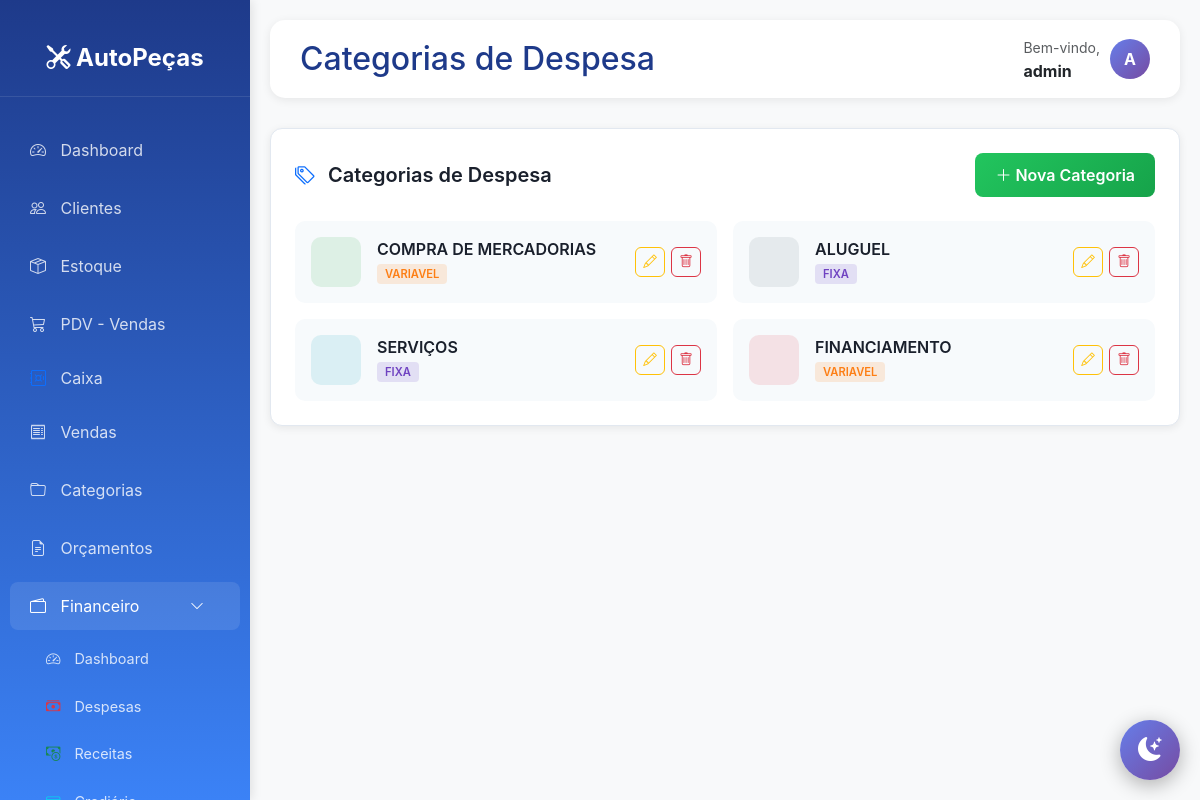
The page /financeiro/categorias/ (signed in) on the database its author committed.
### financeiro/models.py (models this page shows, shortened)
class CategoriaDespesa(models.Model):
    TIPO_CHOICES = [
        ('FIXA', 'Despesa Fixa'),
        ('VARIAVEL', 'Despesa Variável'),
        ('AMBOS', 'Ambos'),
    ]
    nome = models.CharField(max_length=100, verbose_name='Nome')
    tipo = models.CharField(max_length=10, choices=TIPO_CHOICES, default='AMBOS', verbose_name='Tipo')
    icone = models.CharField(max_length=50, default='bi-folder', verbose_name='Ícone',
                             help_text='Classe do ícone Bootstrap (ex: bi-house)')
    cor = models.CharField(max_length=20, default='#6c757d', verbose_name='Cor',
                           help_text='Cor em hexadecimal')
    ativo = models.BooleanField(default=True, verbose_name='Ativo')
    ordem = models.IntegerField(default=0, verbose_name='Ordem de Exibição')
    class Meta:
        verbose_name = 'Categoria de Despesa'
        verbose_name_plural = 'Categorias de Despesas'
        ordering = ['ordem', 'nome']

### financeiro/views.py (the view)
# urls.py: path('categorias/', views.lista_categorias_despesa, name='lista_categorias'),
@login_required
def lista_categorias_despesa(request):
    categorias = CategoriaDespesa.objects.all().order_by('ordem', 'nome')
    context = {
        'categorias': categorias,
    }
    return render(request, 'financeiro/categorias_lista.html', context)

### templates/financeiro/categorias_lista.html (shortened to what this page needs)
{% extends 'base.html' %}
{% block page_title %}Categorias de Despesa{% endblock %}
{% block content %}
<div class="fin-container">
    <div class="main-card">
        <div class="header-section">
            <h5><i class="bi bi-tags text-primary me-2"></i> Categorias de Despesa</h5>
            <a href="{% url 'financeiro:criar_categoria' %}" class="btn btn-novo">
                <i class="bi bi-plus-lg"></i> Nova Categoria
            </a>
        </div>
        <div class="categorias-grid">
            {% for cat in categorias %}
            <div class="categoria-card {% if not cat.ativo %}inativa{% endif %}">
                <div class="categoria-icon" style="background: {{ cat.cor }}20; color: {{ cat.cor }};">
                </div>
                <div class="categoria-info">
                    <h6>{{ cat.nome }}</h6>
                    <small>
                        <span class="tipo-badge {{ cat.tipo|lower }}">{{ cat.get_tipo_display }}</span>
                    </small>
                </div>
                <div class="categoria-acoes">
                    <a href="{% url 'financeiro:editar_categoria' cat.id %}" class="btn btn-acao btn-outline-warning" title="Editar">
                        <i class="bi bi-pencil"></i>
                    </a>
                    <form method="post" action="{% url 'financeiro:deletar_categoria' cat.id %}" style="display: inline;">
                        <button type="submit" class="btn btn-acao btn-outline-danger" title="Excluir" onclick="return confirm('Excluir/desativar esta categoria?');">
                            <i class="bi bi-trash"></i>
                        </button>
                    </form>
                </div>
            </div>
            {% endfor %}
        </div>
    </div>
</div>
{% endblock %}

### templates/base.html (shortened to what this page needs)
<!DOCTYPE html>
<html lang="pt-BR">
<head>
    <link href="https://cdn.jsdelivr.net/npm/bootstrap@5.3.0/dist/css/bootstrap.min.css" rel="stylesheet">
    <link rel="stylesheet" href="https://cdn.jsdelivr.net/npm/bootstrap-icons@1.10.0/font/bootstrap-icons.css">
</head>
<body>
    <div class="sidebar">
        <div class="logo">
            <i class="bi bi-tools"></i> AutoPeças
        </div>
        <nav class="nav flex-column mt-4">
            <a class="nav-link {% if request.path == '/' %}active{% endif %}" href="{% url 'dashboard' %}">
                <i class="bi bi-speedometer2"></i> Dashboard
            </a>
            <a class="nav-link {% if 'clientes' in request.path %}active{% endif %}" href="{% url 'lista_clientes' %}">
                <i class="bi bi-people"></i> Clientes
            </a>
            <a class="nav-link {% if 'estoque' in request.path %}active{% endif %}" href="{% url 'lista_estoque' %}">
                <i class="bi bi-box-seam"></i> Estoque
            </a>
            <a class="nav-link {% if 'pdv' in request.path %}active{% endif %}" href="{% url 'pdv' %}">
                <i class="bi bi-cart3"></i> PDV - Vendas
            </a>
            <a class="nav-link py-2" href="{% url 'financeiro:dashboard_caixa' %}">
                <i class="bi bi-safe text-primary"></i> Caixa
            </a>
            <a class="nav-link {% if 'vendas' in request.path %}active{% endif %}" href="{% url 'lista_vendas' %}">
                <i class="bi bi-receipt"></i> Vendas
            </a>
            <a class="nav-link" href="{% url 'lista_categorias' %}">
                <i class="bi bi-folder"></i> Categorias
            </a>
            <a class="nav-link" href="{% url 'lista_orcamentos' %}">
                <i class="bi bi-file-earmark-text"></i> Orçamentos
            </a>
            <a class="nav-link d-flex justify-content-between align-items-center {% if 'financeiro' in request.path %}active{% endif %}"
            data-bs-toggle="collapse" href="#menuFinanceiro" role="button"
            aria-expanded="{% if 'financeiro' in request.path %}true{% else %}false{% endif %}">
                <span><i class="bi bi-wallet2"></i> Financeiro</span>
                <i class="bi bi-chevron-down small"></i>
            </a>
            <div class="collapse {% if 'financeiro' in request.path %}show{% endif %}" id="menuFinanceiro">
                <nav class="nav flex-column ms-3" style="font-size: 0.9rem;">
                    <a class="nav-link py-2" href="{% url 'financeiro:dashboard' %}">
                        <i class="bi bi-speedometer2"></i> Dashboard
                    </a>
                    <a class="nav-link py-2" href="{% url 'financeiro:lista_contas' %}">
                        <i class="bi bi-cash-stack text-danger"></i> Despesas
                    </a>
                    <a class="nav-link py-2" href="{% url 'financeiro:lista_receitas' %}">
                        <i class="bi bi-cash-coin text-success"></i> Receitas
                    </a>
                    <a class="nav-link py-2" href="{% url 'financeiro:lista_crediario' %}">
                        <i class="bi bi-credit-card text-info"></i> Crediário
                    </a>
                </nav>
            </div>
        </nav>
    </div>
    <div class="main-content">
        <div class="topbar">
            <h2>{% block page_title %}Sistema de Gestão{% endblock %}</h2>
            <div class="user-info">
                <div>
                    <small class="text-muted">Bem-vindo,</small><br>
                    <strong>{{ user.username }}</strong>
                </div>
                <div class="user-avatar">
                    {{ user.username|slice:":1"|upper }}
                </div>
            </div>
        </div>
        {% block content %}{% endblock %}
    </div>
    <button class="theme-toggle" id="theme-toggle" title="Alternar tema">
        <i class="bi bi-moon-stars-fill" id="theme-icon"></i>
    </button>
</body>
</html>

### templates/base.html (style rules this page uses)
:root { --primary-color: #0d6efd; --secondary-color: #6c757d; --success-color: #198754; --danger-color: #dc3545; --warning-color: #ffc107; --info-color: #0dcaf0; }
body { font-family: -apple-system, BlinkMacSystemFont, 'Segoe UI', Roboto, 'Helvetica Neue', Arial, sans-serif; background-color: #f8f9fa; transition: background-color 0.3s ease, color 0.3s ease; }
.theme-toggle { position: fixed; bottom: 20px; right: 20px; width: 60px; height: 60px; border-radius: 50%; background: linear-gradient(135deg, #667eea 0%, #764ba2 100%); border: none; color: white; font-size: 24px; cursor: pointer; box-shadow: 0 5px 20px rgba(0,0,0,0.3); transition: all 0.3s ease; z-index: 1000; display: flex; align-items: center; justify-content: center; }
.sidebar { height: 100vh; background: linear-gradient(180deg, #1e3a8a 0%, #3b82f6 100%); color: white; position: fixed; top: 0; left: 0; width: 250px; padding-top: 20px; box-shadow: 2px 0 10px rgba(0,0,0,0.1); overflow-y: auto; overflow-x: hidden; }
.sidebar .logo { text-align: center; padding: 20px; font-size: 24px; font-weight: bold; border-bottom: 1px solid rgba(255,255,255,0.1); }
.sidebar .nav-link { color: rgba(255,255,255,0.8); padding: 12px 20px; margin: 5px 10px; border-radius: 8px; transition: all 0.3s; }
.sidebar .nav-link:hover, .sidebar .nav-link.active { background-color: rgba(255,255,255,0.1); color: white; }
.sidebar .nav-link i { margin-right: 10px; width: 20px; }
.main-content { margin-left: 250px; padding: 20px; }
.topbar { background: white; padding: 15px 30px; border-radius: 15px; margin-bottom: 30px; box-shadow: 0 2px 10px rgba(0,0,0,0.08); display: flex; justify-content: space-between; align-items: center; }
.topbar h2 { margin: 0; color: #1e3a8a; }
.user-info { display: flex; align-items: center; gap: 10px; }
.user-avatar { width: 40px; height: 40px; border-radius: 50%; background: linear-gradient(135deg, #667eea 0%, #764ba2 100%); display: flex; align-items: center; justify-content: center; color: white; font-weight: bold; }

### templates/financeiro/categorias_lista.html (style rules this page uses)
.fin-container { --card-bg: #ffffff; --card-border: #e2e8f0; --text-primary: #1a202c; --text-secondary: #4a5568; --text-muted: #718096; --bg-secondary: #f7fafc; --shadow: 0 2px 8px rgba(0,0,0,0.08); }
.main-card { background: var(--card-bg); border-radius: 12px; padding: 24px; box-shadow: var(--shadow); border: 1px solid var(--card-border); }
.header-section { display: flex; justify-content: space-between; align-items: center; margin-bottom: 24px; }
.header-section h5 { margin: 0; font-weight: 600; color: var(--text-primary); }
.btn-novo { background: linear-gradient(135deg, #22c55e 0%, #16a34a 100%); border: none; color: white; font-weight: 600; padding: 10px 20px; border-radius: 8px; }
.categorias-grid { display: grid; grid-template-columns: repeat(auto-fill, minmax(280px, 1fr)); gap: 16px; }
.categoria-card { background: var(--bg-secondary); border-radius: 10px; padding: 16px; display: flex; align-items: center; gap: 16px; transition: transform 0.15s; }
.categoria-icon { width: 50px; height: 50px; border-radius: 10px; display: flex; align-items: center; justify-content: center; font-size: 1.4rem; flex-shrink: 0; }
.categoria-info { flex: 1; }
.categoria-info h6 { margin: 0; font-weight: 600; color: var(--text-primary); }
.categoria-info small { color: var(--text-muted); font-size: 0.8rem; }
.tipo-badge { padding: 3px 8px; border-radius: 4px; font-size: 0.7rem; font-weight: 600; text-transform: uppercase; }
.tipo-badge.fixa { background: rgba(111, 66, 193, 0.15); color: #6f42c1; }
.tipo-badge.variavel { background: rgba(253, 126, 20, 0.15); color: #fd7e14; }
.categoria-acoes { display: flex; gap: 6px; }
.btn-acao { width: 30px; height: 30px; padding: 0; display: inline-flex; align-items: center; justify-content: center; border-radius: 6px; font-size: 0.85rem; }

### rows shown on the page
CategoriaDespesa: nome "COMPRA DE MERCADORIAS", tipo "VARIAVEL"
CategoriaDespesa: nome "ALUGUEL", tipo "FIXA"
CategoriaDespesa: nome "SERVIÇOS", tipo "FIXA"
CategoriaDespesa: nome "FINANCIAMENTO", tipo "VARIAVEL"

### other values the page prints
{{ user.username }} "admin"
{{ user.username|slice:":1"|upper }} "A"
